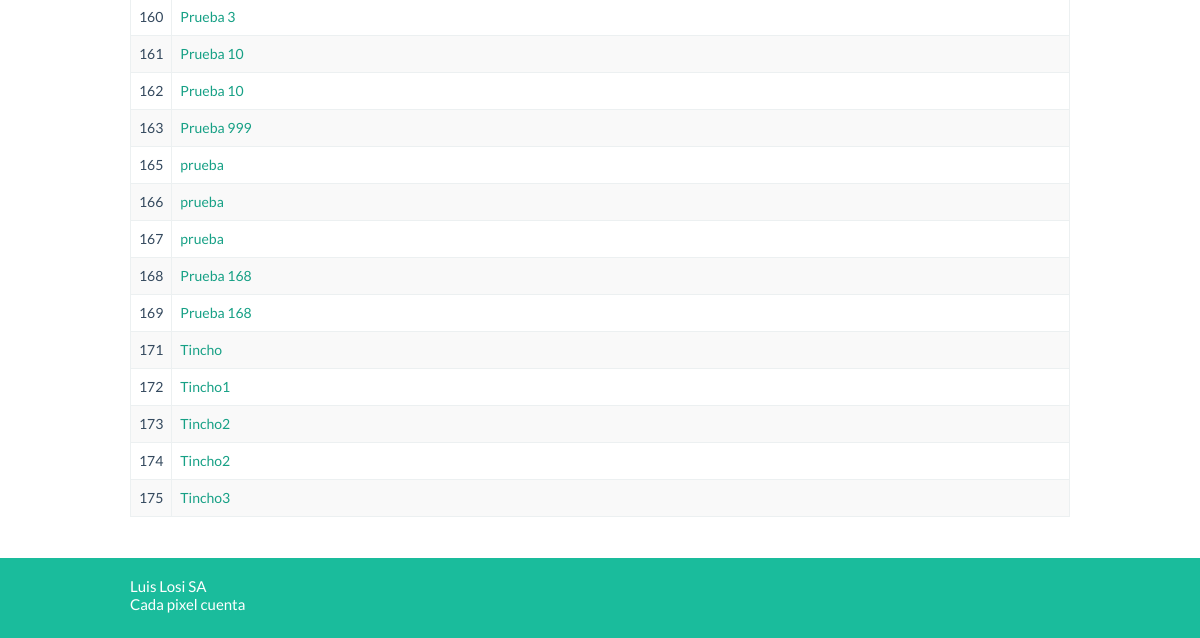
The page /obras/listado.php (signed in, lower part) on the database as committed earlier.
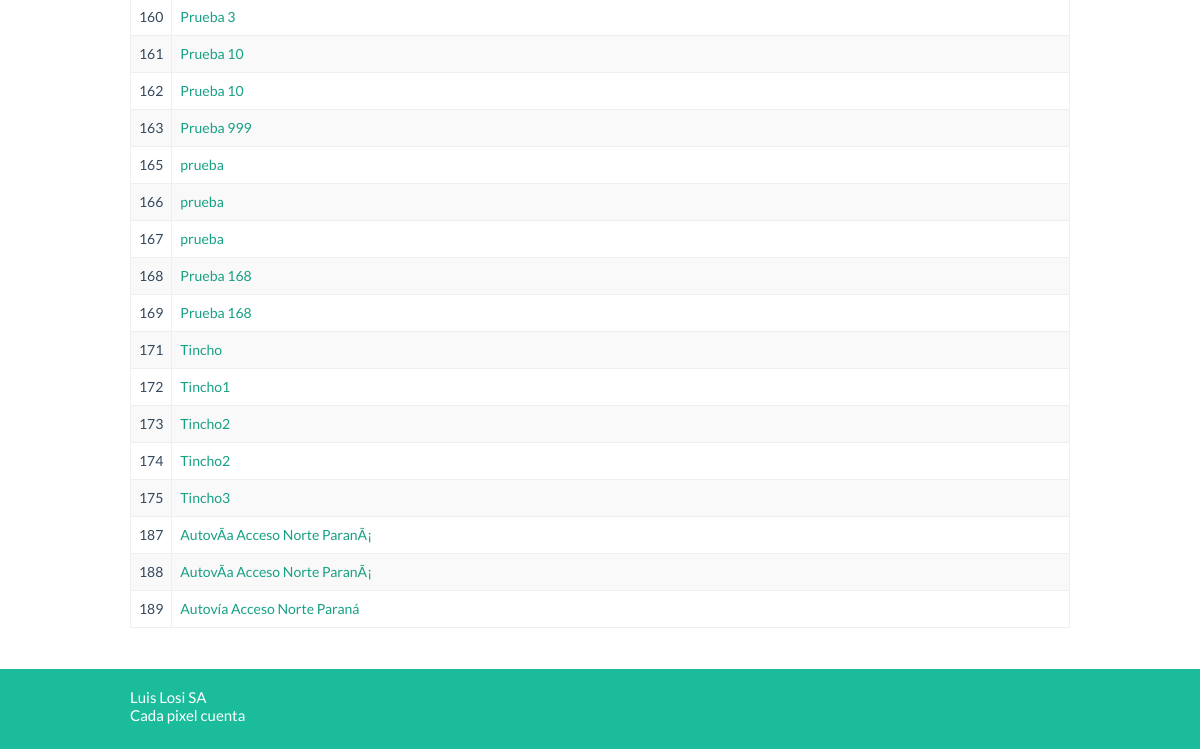
The same page on the database as committed later.
### tables this page shows
CREATE TABLE `obrasejecutadas` (
  `ID` int(11) NOT NULL AUTO_INCREMENT,
  `Seleccion` tinyint(1) NOT NULL DEFAULT '0',
  `denominacion` varchar(255) DEFAULT NULL,
  `enejec` tinyint(1) NOT NULL DEFAULT '0',
  `idcomitente` smallint(5) unsigned DEFAULT NULL,
  `tipoDeObra` varchar(255) DEFAULT NULL,
  `montoContractualOriginal` double DEFAULT NULL,
  `montoContractualFinal` double DEFAULT NULL,
  `fechaTerminacionOriginal` timestamp NOT NULL DEFAULT CURRENT_TIMESTAMP ON UPDATE CURRENT_TIMESTAMP,
  `FechaTerminacionFinal` timestamp NOT NULL DEFAULT '0000-00-00 00:00:00',
  `PlazoOriginal` varchar(15) DEFAULT NULL,
  `PlazoFinal` varchar(15) DEFAULT NULL,
  `idPersoneria` smallint(5) unsigned DEFAULT NULL,
  `participacion` float DEFAULT NULL,
  `ute` varchar(50) DEFAULT NULL,
  `observacion` varchar(255) DEFAULT NULL,
  `longitud` double unsigned DEFAULT NULL,
  `longitudMedida` smallint(5) unsigned DEFAULT NULL,
  `terraplenes` double unsigned DEFAULT NULL,
  `terraplenesMedida` smallint(5) unsigned DEFAULT NULL,
  `recubrimiento` double unsigned DEFAULT NULL,
  `recubrimientoMedida` smallint(5) unsigned DEFAULT NULL,
  `baseNoButuminosa` double unsigned DEFAULT NULL,
  `baseMedida` smallint(5) unsigned DEFAULT NULL,
  `banquinaRipio` double unsigned DEFAULT NULL,
  `banquinaRipioMedida` smallint(5) unsigned DEFAULT NULL,
  `tratamientoTriple` double unsigned DEFAULT NULL,
  `tratamientoTripleMedida` smallint(5) unsigned DEFAULT NULL,
  `Hormigones` double unsigned DEFAULT NULL,
  `HormigonesMedida` smallint(5) unsigned DEFAULT NULL,
  `reforestacion` double unsigned DEFAULT NULL,
  `reforestacionMedida` smallint(5) unsigned DEFAULT NULL,
  `certEjecucion` tinyint(1) NOT NULL DEFAULT '0',
  `rp` tinyint(1) NOT NULL DEFAULT '0',
  `rd` tinyint(1) NOT NULL DEFAULT '0',
  `ok` tinyint(1) NOT NULL DEFAULT '0',
  `fechaInicio` timestamp NOT NULL DEFAULT '0000-00-00 00:00:00',
  `fechaLicitacion` timestamp NOT NULL DEFAULT '0000-00-00 00:00:00',
  `fechaContrato` timestamp NOT NULL DEFAULT '0000-00-00 00:00:00',
  `fechaReplanteo` timestamp NOT NULL DEFAULT '0000-00-00 00:00:00',
  `financiada` varchar(50) DEFAULT NULL,
  `comentario` varchar(255) DEFAULT NULL,
  `fechaRP` timestamp NOT NULL DEFAULT '0000-00-00 00:00:00',
  `fechaRD` timestamp NOT NULL DEFAULT '0000-00-00 00:00:00',
  `kml` varchar(45) DEFAULT NULL,
  PRIMARY KEY (`ID`),
  KEY `FK_obrasejecutadas_Comitente` (`idcomitente`),
  KEY `FK_obrasejecutadas_2` (`idPersoneria`),
  KEY `FK_obrasejecutadas_3` (`longitudMedida`),
  KEY `FK_obrasejecutadas_4` (`banquinaRipioMedida`),
  KEY `FK_obrasejecutadas_5` (`HormigonesMedida`),
  KEY `FK_obrasejecutadas_6` (`tratamientoTripleMedida`),
  KEY `FK_obrasejecutadas_7` (`terraplenesMedida`),
  KEY `FK_obrasejecutadas_8` (`recubrimientoMedida`),
  KEY `FK_obrasejecutadas_9` (`baseMedida`),
  KEY `FK_obrasejecutadas_10` (`reforestacionMedida`),
  CONSTRAINT `FK_obrasejecutadas_10` FOREIGN KEY (`reforestacionMedida`) REFERENCES `medida` (`idMedida`),
  CONSTRAINT `FK_obrasejecutadas_2` FOREIGN KEY (`idPersoneria`) REFERENCES `personeria` (`id`),
  CONSTRAINT `FK_obrasejecutadas_3` FOREIGN KEY (`longitudMedida`) REFERENCES `medida` (`idMedida`),
  CONSTRAINT `FK_obrasejecutadas_4` FOREIGN KEY (`banquinaRipioMedida`) REFERENCES `medida` (`idMedida`),
  CONSTRAINT `FK_obrasejecutadas_5` FOREIGN KEY (`HormigonesMedida`) REFERENCES `medida` (`idMedida`),
  CONSTRAINT `FK_obrasejecutadas_6` FOREIGN KEY (`tratamientoTripleMedida`) REFERENCES `medida` (`idMedida`),
  CONSTRAINT `FK_obrasejecutadas_7` FOREIGN KEY (`terraplenesMedida`) REFERENCES `medida` (`idMedida`),
  CONSTRAINT `FK_obrasejecutadas_8` FOREIGN KEY (`recubrimientoMedida`) REFERENCES `medida` (`idMedida`),
  CONSTRAINT `FK_obrasejecutadas_9` FOREIGN KEY (`baseMedida`) REFERENCES `medida` (`idMedida`),
  CONSTRAINT `FK_obrasejecutadas_Comitente` FOREIGN KEY (`idcomitente`) REFERENCES `comitente` (`id`)
);

### clases/ActiveRecord/MysqlObrasEjecutadasActiveRecord.php (called while the page is built, shortened)
<?php
include_once '../clases/ValueObject/ObrasEjecutadasValueObject.php';
class MysqlObrasEjecutadasActiveRecord implements ActiveRecord{
    public function buscarTodo() {
        $sql = "SELECT * FROM obrasejecutadas;";
        $resultado = mysql_query($sql);
        if($resultado){
            $aObras = array();
            while ($fila = mysql_fetch_object($resultado)){
                $oValueObject = new ObrasEjecutadasValueObject();
                $oValueObject->setBanquinaRipio($fila->banquinaRipio);
                $oValueObject->setBanquinaRipioMedida($fila->banquinaRipioMedida);
                $oValueObject->setBaseMedida($fila->baseMedida);
                $oValueObject->setBaseNoButuminosa($fila->baseNoButuminosa);
                $oValueObject->setCertEjecucion($fila->certEjecucion);
                $oValueObject->setComentario($fila->comentario);
                $oValueObject->setDenominacion($fila->denominacion);
                $oValueObject->setEnejec($fila->enejec);
                $oValueObject->setFechaContrato($fila->fechaContrato);
                $oValueObject->setFechaInicio($fila->fechaInicio);
                $oValueObject->setFechaLicitacion($fila->fechaLicitacion);
                $oValueObject->setFechaRD($fila->fechaRD);
                $oValueObject->setFechaRP($fila->fechaRP);
                $oValueObject->setFechaReplanteo($fila->fechaReplanteo);
                $oValueObject->setFechaTerminacionFinal($fila->FechaTerminacionFinal);
                $oValueObject->setFechaTerminacionOriginal($fila->fechaTerminacionOriginal);
                $oValueObject->setFinanciada($fila->financiada);
                $oValueObject->setHormigones($fila->Hormigones);
                $oValueObject->setHormigonesMedida($fila->HormigonesMedida);
                $oValueObject->setID($fila->ID);
                $oValueObject->setIdPersoneria($fila->idPersoneria);
                $oValueObject->setIdcomitente($fila->idcomitente);
                $oValueObject->setLongitud($fila->longitud);
                $oValueObject->setLongitudMedida($fila->longitudMedida);
                $oValueObject->setMontoContractualFinal($fila->montoContractualFinal);
                $oValueObject->setMontoContractualOriginal($fila->montoContractualOriginal);
                $oValueObject->setObservacion($fila->observacion);
                $oValueObject->setOk($fila->ok);
                $oValueObject->setParticipacion($fila->participacion);
                $oValueObject->setPlazoFinal($fila->PlazoFinal);
                $oValueObject->setPlazoOriginal($fila->PlazoOriginal);
                $oValueObject->setRd($fila->rd);
                $oValueObject->setRecubrimiento($fila->recubrimiento);
                $oValueObject->setRecubrimientoMedida($fila->recubrimientoMedida);
                $oValueObject->setReforestacion($fila->reforestacion);
                $oValueObject->setReforestacionMedida($fila->reforestacionMedida);
                $oValueObject->setRp($fila->rp);
                $oValueObject->setSeleccion($fila->Seleccion);
                $oValueObject->setTerraplenes($fila->terraplenes);
                $oValueObject->setTerraplenesMedida($fila->terraplenesMedida);
                $oValueObject->setTipoDeObra($fila->tipoDeObra);
                $oValueObject->setTratamientoTriple($fila->tratamientoTriple);
                $oValueObject->setTratamientoTripleMedida($fila->tratamientoTripleMedida);
                $oValueObject->setUte($fila->ute);
                $oValueObject->setKml($fila->kml);
                $aObras[] = $oValueObject;
            }
            return $aObras;
        } else {
            return FALSE;
        }
    }
}
?>

### clases/ValueObject/ObrasEjecutadasValueObject.php (called while the page is built, shortened)
<?php
class ObrasEjecutadasValueObject {
    private $ID, $Seleccion, $denominacion, $enejec, $idcomitente, $tipoDeObra;
    public function getID() {
        return $this->ID;
    }
    public function setID($ID) {
        $this->ID = $ID;
    }
    public function getDenominacion() {
        return $this->denominacion;
    }
    public function setDenominacion($denominacion) {
        $this->denominacion = $denominacion;
    }
}
?>

### obras/listado.php (the view, shortened to what this page needs)
<!DOCTYPE html>
<html>
    <head>
        <?php include_once "../includes/php/estilos.php";?>
    </head>
    <body>
        <div class="container">
            <table class="table table-striped table-bordered table-hover">
                <?php
                include_once '../clases/ActiveRecord/MysqlObrasEjecutadasActiveRecord.php';
                $oObras = new MysqlObrasEjecutadasActiveRecord();
                $aObras = $oObras->buscarTodo();
                foreach ($aObras as $llave => $valor) { ?>
                    <tr>
                        <td><?php echo $valor->getID(); ?></td>
                        <td><a href="muestra.php?id=<?php echo $valor->getID(); ?>"><?php echo utf8_encode($valor->getDenominacion()); ?></a></td>
                    </tr>
                    <?php
                }
                ?>
            </table>
        </div>
        <?php include_once "../includes/php/footer.php";?>
    </body>
</html>

### includes/php/estilos.php
<link rel="stylesheet" href="../bootstrap/css/bootstrap.css">
<link rel="stylesheet" href="../bootstrap/css/bootstrap.min.css">
<link rel="stylesheet" href="../css/flat-ui.css">
<link rel="stylesheet" href="../css/demo.css">
<link rel="stylesheet" href="../css/docs.css">
<link rel="stylesheet" href="../css/otros-estilos.css">

### includes/php/footer.php
<div class="push"></div>
<footer>
    <div class="Bottombar">
            <div class="Bottombar-inner container">
                <div class="Bottombar-inner-info"> Luis Losi SA </div>
                <div class="Bottombar-inner-cpc"> Cada pixel cuenta </div>
            </div>
    </div>
</footer>

### css/flat-ui.css (style rules this page uses)
body { font-family: 'Lato', Helvetica, Arial, sans-serif; font-size: 14px; line-height: 1.231; color: #34495e; background-color: #ffffff; }
footer { background-color: #edeff1; color: #bac1c8; font-size: 15px; padding: 0; }

### css/demo.css (style rules this page uses)
.container { max-width: 970px !important; }

### css/otros-estilos.css (style rules this page uses)
.Bottombar { margin: 20px 0 0 0; height: 80px; padding: 20px 0; background: #1abc9c; color: #ffffff; }
table { max-width: 100%; background-color: transparent; }
.table { width: 100%; margin-bottom: 21px; }
.table-bordered { border: 1px solid #ecf0f1; }
* { margin: 0; }
html, body { height: 100%; }
.container { min-height: 100%; height: auto !important; height: 100%; margin: 0 auto -40px; }
footer, .push { height: 40px; }

Rows that differ between the two databases and show on the page:
added obrasejecutadas: ID "187", denominacion "AutovÃ­a Acceso Norte ParanÃ¡"
added obrasejecutadas: ID "188", denominacion "AutovÃ­a Acceso Norte ParanÃ¡"
added obrasejecutadas: ID "189", denominacion "Autovía Acceso Norte Paraná"
